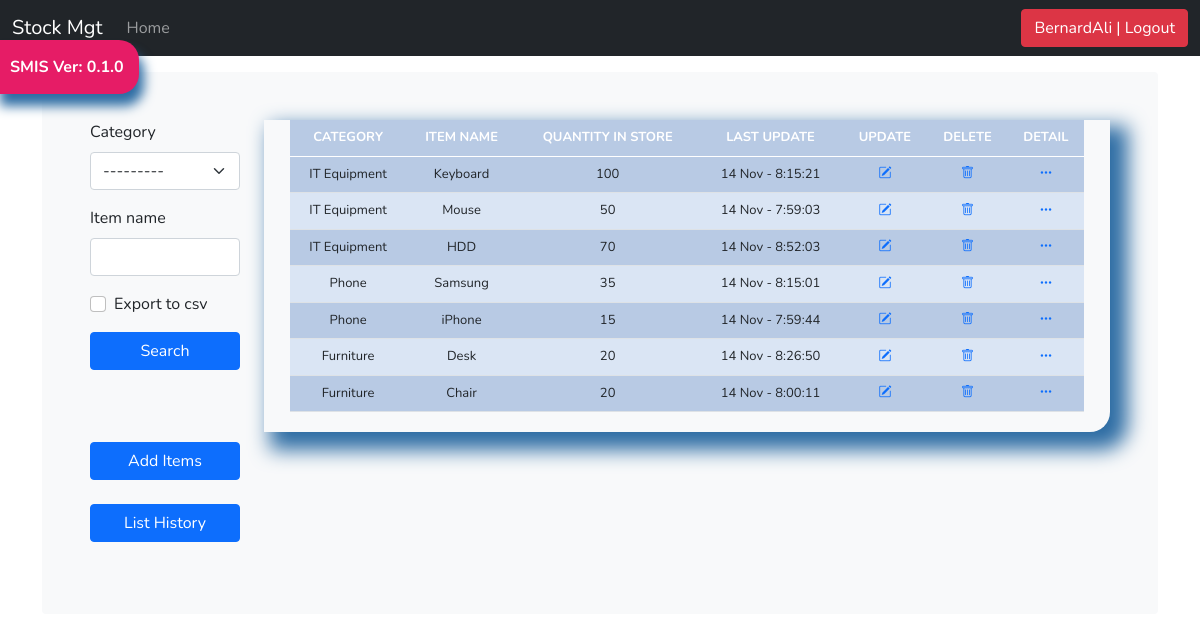
The app's page /list_items/ (signed in) with its own data.
### stockmgt/models.py (models this page shows, shortened)
class Stock(models.Model):
    category = models.ForeignKey(Category, on_delete=models.CASCADE, related_name='category', blank=True)
    item_name = models.CharField(max_length=50, blank=True)
    quantity = models.IntegerField(default='0')
    receive_quantity = models.IntegerField(default='0', blank=True, null=True)
    receive_by = models.CharField(max_length=50, blank=True, null=True)
    issue_quantity = models.IntegerField(default='0', blank=True, null=True)
    issue_by = models.CharField(max_length=50, blank=True, null=True)
    issue_to = models.CharField(max_length=50, blank=True, null=True)
    phone_number = models.CharField(max_length=50, blank=True, null=True)
    created_by = models.CharField(max_length=50, blank=True, null=True)
    reorder_level = models.IntegerField(default=0, blank=True, null=True)
    last_updated = models.DateTimeField(auto_now=True)
    created_on = models.DateTimeField(auto_now_add=True)

class Category(models.Model):
    name = models.CharField(max_length=50, blank=True, null=True)
    def __str__(self):
        return self.name

### stockmgt/views.py (the view, shortened to what this page needs)
# urls.py: path('list_items/', list_item, name='list_items'),
def list_item(request):
    header = 'List of Items'
    queryset = Stock.objects.all()
    form = StockSearchForm(request.POST or None)
    context = {
        "header": header,
        "queryset": queryset,
        "form": form,
    }
    return render(request, "list_item.html", context)

### stockmgt/forms.py
class StockSearchForm(forms.ModelForm):
    export_to_CSV = forms.BooleanField(required=False)
    class Meta:
        model = Stock
        fields = ['category', 'item_name']

### templates/list_item.html (shortened to what this page needs)
{% extends 'base.html' %}
{% load crispy_forms_tags %}
{% block content %}
<div class="row">
  <div class="col-sm-2">
      <form method='POST' action=''>{% csrf_token %}
        {{form|crispy}}
        <input class="btn btn-primary mybutton" type="submit" value='Search'/>
      </form><br><br>
      <br>
      <a href="/add_items"><div class="btn btn-primary mybutton">Add Items</div></a><br><br>
      <a href="/list_history"><div class="btn btn-primary mybutton">List History</div></a><br>
      <br>
  </div>
  <div class="col-sm-10">
      <div class="display_table">
	    <table class='table'>
            <thead>
              <tr>
                <th>CATEGORY</th>
                <th>ITEM NAME</th>
                <th>QUANTITY IN STORE</th>
                <th>LAST UPDATE</th>
                <th>UPDATE</th>
                <th>DELETE</th>
                <th>DETAIL</th>
              </tr>
            </thead>
          {% for instance in queryset %}
              <tr>
                <td>{{instance.category}}</td>
                <td>{{instance.item_name}}</td>
                <td>
                  {% if instance.quantity <= instance.reorder_level %}
                  <div style="background-color: orange;">{{instance.quantity}}</div>
                  {% else %}{{instance.quantity}}
                  {% endif %}
                </td>
                <td>{{instance.last_updated|date:"d M - G:i:s"}}</td>
                  <td><a href="{% url 'update_items' instance.id %}"><i class="bi bi-pencil-square"></i></a></td>
                  <td><a href="{% url 'delete_items' instance.id %}"><i class="bi bi-trash"></i></a></td>
                  <td><a href="{% url 'stock_detail' instance.id %}"><i class="bi bi-three-dots"></i></a></td>
                      </tr>
                  {% endfor %}
                </table>
                </div>
  </div>
</div>
{% endblock %}

### templates/navbar.html (shortened to what this page needs)
    <nav class="navbar navbar-expand-md navbar-dark fixed-top bg-dark">
      <div class="container-fluid">
        <a class="navbar-brand" href="{% url 'home' %}">Stock Mgt</a>
        <div class="collapse navbar-collapse" id="navbarCollapse">
          <ul class="navbar-nav me-auto mb-2 mb-md-0">
            <li class="nav-item">
              <a class="nav-link" aria-current="page" href="{% url 'home' %}">Home</a>
            </li>
          </ul>
              <ul class="navbar-nav">
                {% if request.user.is_authenticated %}
                <li><a href="/accounts/logout"><button class="btn btn-danger">{{ user }} | Logout</button></a></li>
                {% else %}
                <li><a href="/accounts/login">Login</a></li>
                {% endif %}
            </ul>
        </div>
      </div>
    </nav>

### static/css/style.css (style rules this page uses)
* { font-family: 'Nunito', sans-serif; }
body { min-height: 75rem; padding-top: 4.5rem; background-image: url("../img/bg.jpg"); }
.table { font-size: 13px; text-align: center; width: 95%; margin: auto; text-align: center; }
.table tr:nth-child(odd) { background: #B8CAE4 }
.table tr:nth-child(even) { background: #dae5f4 }
th { background-color: #337ab7; color: white; }
.display_table { border-bottom-right-radius: 20px; padding-left: 5px; padding-right: 5px; padding-bottom: 20px; box-shadow: 12px 12px 20px 6px #2e6da4; }
.mybutton { width: 100%; }

### records on screen
Stock: category "IT Equipment", item_name "Keyboard", quantity "100", last_updated "14 Nov - 8:15:21"
Stock: category "IT Equipment", item_name "Mouse", quantity "50", last_updated "14 Nov - 7:59:03"
Stock: category "IT Equipment", item_name "HDD", quantity "70", last_updated "14 Nov - 8:52:03"
Stock: category "Phone", item_name "Samsung", quantity "35", last_updated "14 Nov - 8:15:01"
Stock: category "Phone", item_name "iPhone", quantity "15", last_updated "14 Nov - 7:59:44"
Stock: category "Furniture", item_name "Desk", quantity "20", last_updated "14 Nov - 8:26:50"
Stock: category "Furniture", item_name "Chair", quantity "20", last_updated "14 Nov - 8:00:11"

### other values on screen
{{ user }} "BernardAli"
